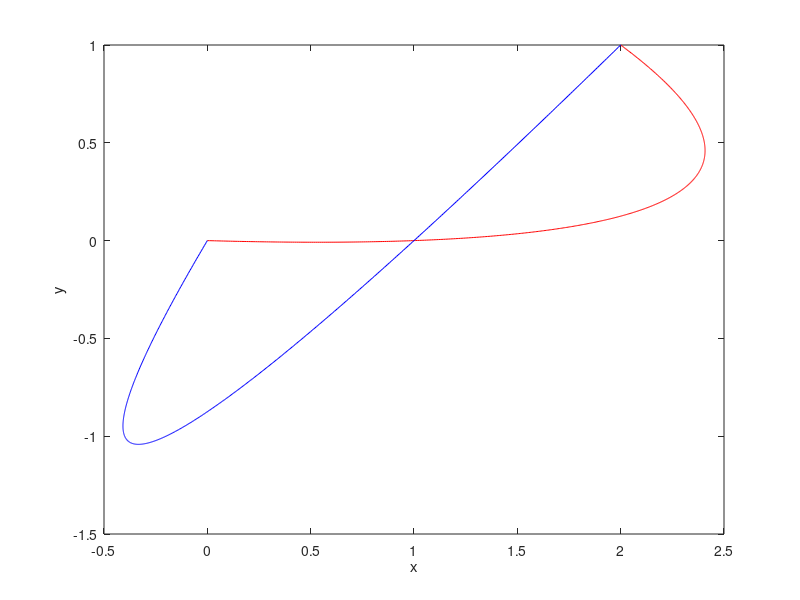

Reproduce this figure in MATLAB.
%- Reset all
close all;
clear all;
clc;

%- Parameter
t = -1.00:0.01:5.00;

%- Points
p0 = [0;0];
p1 = [1;0];
p2 = [2;1];

%- Funciones base
L01 = (t.*(t-5))/6;
L11 = ((t+1).*(t-5))/-5; 
L21 = (t.*(t+1))/30;

L02 = ((t-4).*(t-5))/30;
L12 = ((t+1).*(t-5))/-5;
L22 = ((t-4).*(t+1))/6;

%- Curves;
c1 = L01.*p0 + L11.*p1 + L21.*p2;
c2 = L02.*p0 + L12.*p1 + L22.*p2;

%- Plot curves
figure('Name','Lagrange interpolation','NumberTitle','off');
plot(c1(1,:),c1(2,:),'red',c2(1,:),c2(2,:),'blue');
xlabel('x')
ylabel('y')

